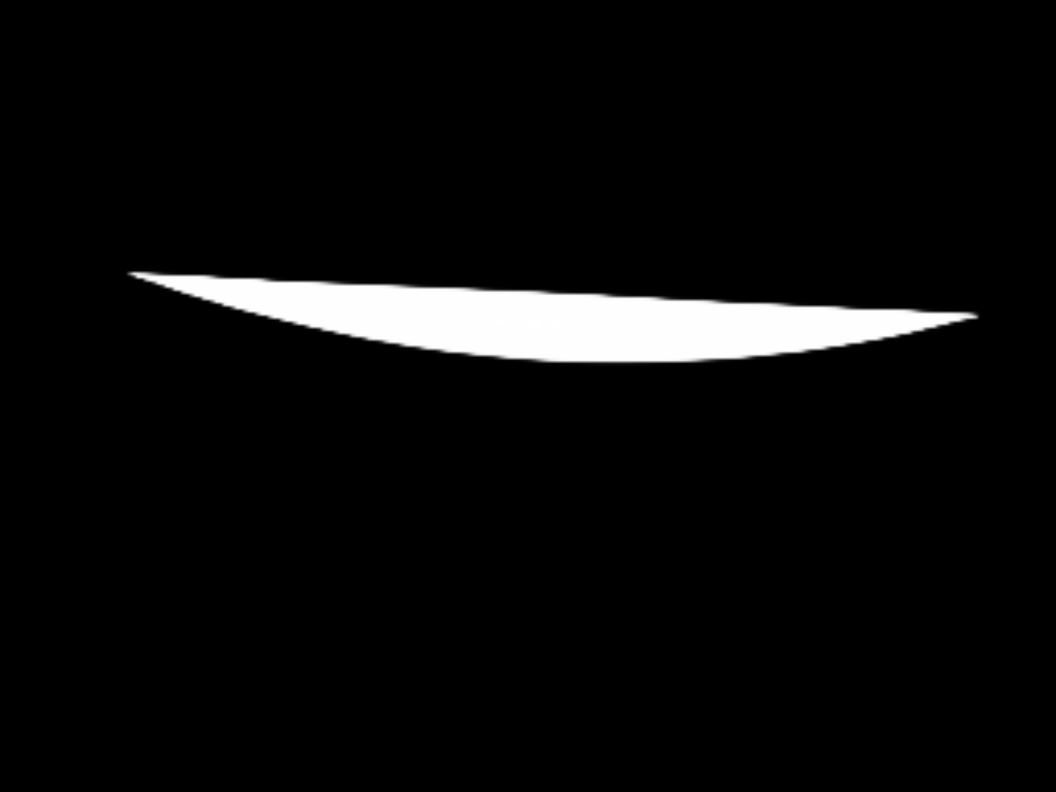
#> input picture image_png/DSC00309.png, 4224 x 3168 px (shown at 1/4 size)
$ python bezier.py   (older library calls are emulated)
#> lines starting #> are read from the running program, lines starting #| are printed output that depends on the picture; after the words box and inside, x2 and y2 are one past the last pixel; in counts of white or black regions, pixels touching at a corner belong together
import numpy as np
import cv2
import pandas as pd
import matplotlib
import matplotlib.pyplot as plt
from skimage import morphology
from scipy import ndimage
plt.rcParams['font.sans-serif']=['Microsoft YaHei']
matplotlib.use(backend='Qt5Agg')

img_path = './image_png/DSC00309.png'  # 1200万像素
img = cv2.imread(img_path)
#> img is the input picture: shape (3168, 4224, 3); min 0, max 255, mean 11.8
gray = cv2.cvtColor(img, cv2.COLOR_RGB2GRAY)
gray = cv2.GaussianBlur(gray,(5,5),0)
ret, BW = cv2.threshold(gray, 100, 1, cv2.THRESH_BINARY)
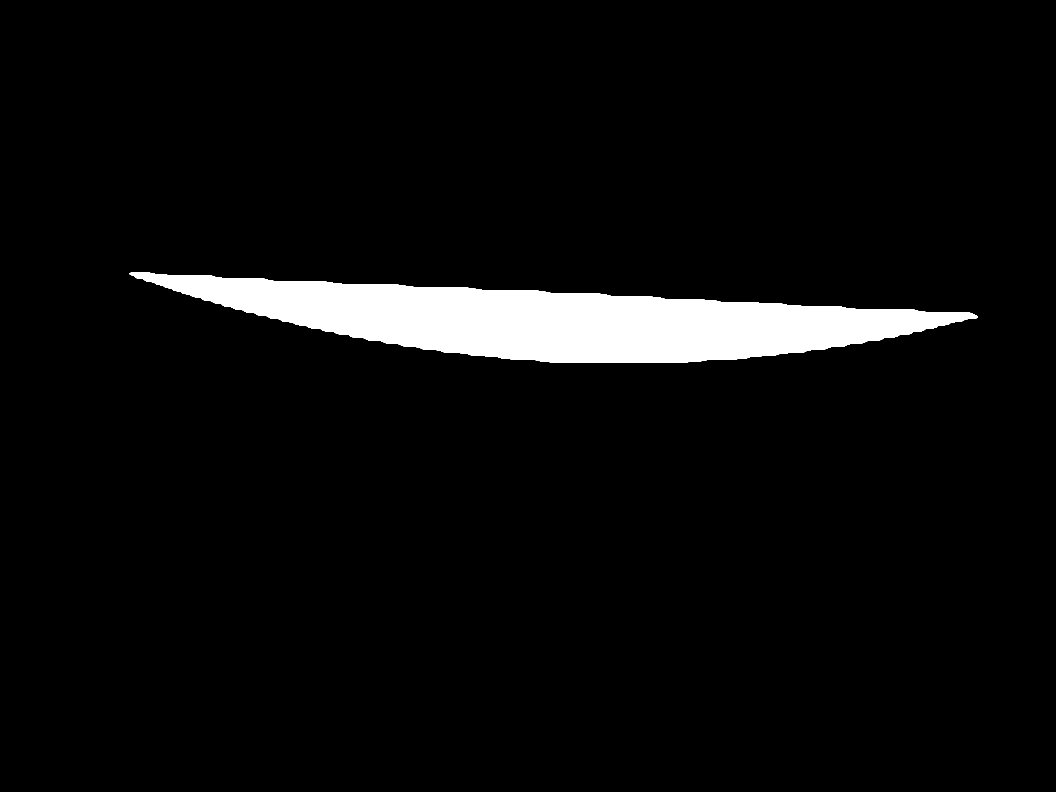
#> BW: shape (3168, 4224) (shown at 1/4 size); values 0 (black) and 1 (white), 4.7% white; 1 white region
# [19 lines of commented-out code are left out]
contours, hierarchy = cv2.findContours(BW,cv2.RETR_EXTERNAL,cv2.CHAIN_APPROX_NONE)
#> contours = 1 contour; box (x1, y1, x2, y2) and area: (518, 1088, 3910, 1450) 629184
px = np.array(contours[0][:, :, 0]).squeeze()  # W
#> px = 6788 values, max 3909 at index 3409, min 518 at index 15, mean 2213.5
py = np.array(contours[0][:, :, 1]).squeeze()  # H
#> py = 6788 values, max 1449 at index 1859, min 1088 at index 0, mean 1264.8
# 提取比例因子
factor = 2/(max(px) - min(px))
#> factor = 0.00059

df = pd.DataFrame({'x': px, 'y': py})
#> df = table of 6788 rows and 2 columns
df = df[df['y']>=320]
df = df.groupby(['x']).max()
#> df = table of 3392 rows and 1 columns
df.index.name = 'index'
df['x'] = df.index
df['z'] = df['y'].rolling(200, axis=0, min_periods=None, center=True).mean()
df['y'] = df['z']
df = df.dropna(axis=0, how='any')
#> df = table of 3193 rows and 3 columns

# 消除台阶
# platform = np.array(df['y'].iloc[1:]) - np.array(df['y'].iloc[:-1])
# index = np.where(platform == 0)[0]
# df['z'] = df['x'].rolling(2, axis=0).mean()
# df['x'].iloc[index+1] = np.array(df['z'].iloc[index+1])
# df['x'].iloc[index] = np.array(df['z'].iloc[index+1])
# df.drop(['z'], axis=1, inplace=True)
# df.drop_duplicates(subset=None, keep='first', inplace=True)

df.sort_values('x', ascending=True, inplace=True)
# x = np.array(df['x']).astype(np.int)
# y = np.array(df['y']).astype(np.int)
px = np.array(df['x'])
#> px = 3193 values from 618 to 3810
py = np.array(df['y'])
#> py = 3193 values, max 1449 at index 1841, min 1132.6 at index 0, mean 1367.2

# [6 lines of commented-out code are left out]

print("最大像素点为{}，最小像素点为{}，共有像素点为{}".format(max(px),min(px),len(px)))
#| 最大像素点为3810，最小像素点为618，共有像素点为3193


# 图像距离和实际距离换算
px = px * factor
#> px = 3193 values from 0.364 to 2.25
py = py * factor
#> py = 3193 values, max 0.855 at index 1841, min 0.668 at index 0, mean 0.806
# [189 lines of commented-out code are left out]
length = len(px)
#> length = 3193
delta = 500
K = np.zeros(length)
#> K = 3193 values from 0 to 0

# 全部3274个像素，取局部600个像素
for i in range(delta, length-delta):
    # 2次多项式
    # c0 = np.polyfit(px[i - delta:i + delta], py[i - delta:i + delta], 2)
    # c1 = np.array([c0[0]*2, c0[1]*1])
    # c2 = np.array([c1[1]])

    # 3次多项式
    c0 = np.polyfit(px[i - delta:i + delta], py[i - delta:i + delta], 3)  # 挠曲线系数
    c1 = np.array([c0[0] * 3, c0[1] * 2, c0[2]])  # 1阶导函数系数
    c2 = np.array([c1[0] * 2, c1[1]])  # 2阶导函数系数

    # 4次多项式
    # c0 = np.polyfit(px[i - delta:i + delta], py[i - delta:i + delta], 4)  # 挠曲线系数
    # c1 = np.array([c0[0] * 4, c0[1] * 3, c0[2]*2])  # 1阶导函数系数
    # c2 = np.array([c1[0] * 3, c1[1]*2])  # 2阶导函数系数

    Y = np.poly1d(c0)
    ddy = np.poly1d(c2)
    dy = np.poly1d(c1)
    # y0[i] = Y(x[i])
    K[i] = ddy(px[i]) / ((1 + dy(px[i]) ** 2) ** (3 / 2))
#> this loop made 2193 passes
#> (c0, c1, c2) on passes 1 to 3: ([0.045, -0.236, 0.499, 0.516], [0.135, -0.473, 0.499], [0.27, -0.473]), ([0.0448, -0.236, 0.498, 0.516], [0.134, -0.472, 0.498], [0.269, -0.472]), ([0.0445, -0.235, 0.498, 0.516], [0.134, -0.471, 0.498], [0.267, -0.471])
#> after the loop, K = 3193 values, max 0 at index 0, min -0.338 at index 1453, mean -0.206

plt.figure(4)
s = np.array(range(length))
#> s = 3193 values from 0 to 3192
plt.plot(s, K)
plt.title('3次多项式拟合下半径为1的半圆曲率识别结果')
# plt.savefig('semicircle_3.png', dpi=1080)
plt.show()
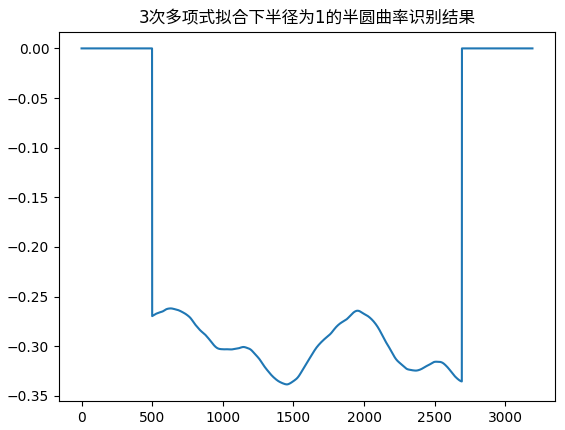
#> figure drawn by matplotlib, 1 panel; curve peaks at x = 0, y = 0
plt.close(4)

plt.figure(1)
origin = cv2.imread('./images/DSC00309.JPG')
plt.imshow(origin)
plt.plot(px/factor, py/factor, color='blue', marker='o',  linewidth=0.5, markersize=5)
plt.show()
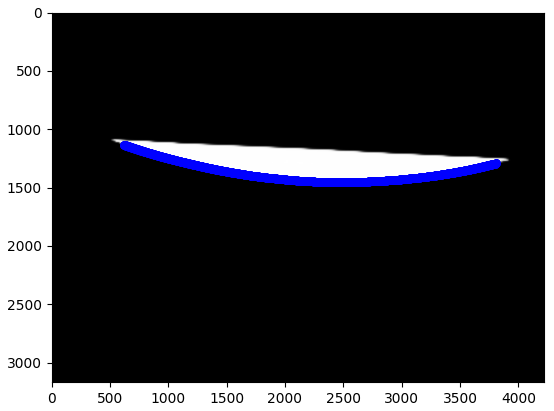
#> figure drawn by matplotlib, 1 panel
plt.close(1)

$ run again, with image_png/DSC00311.png copied over image_png/DSC00309.png
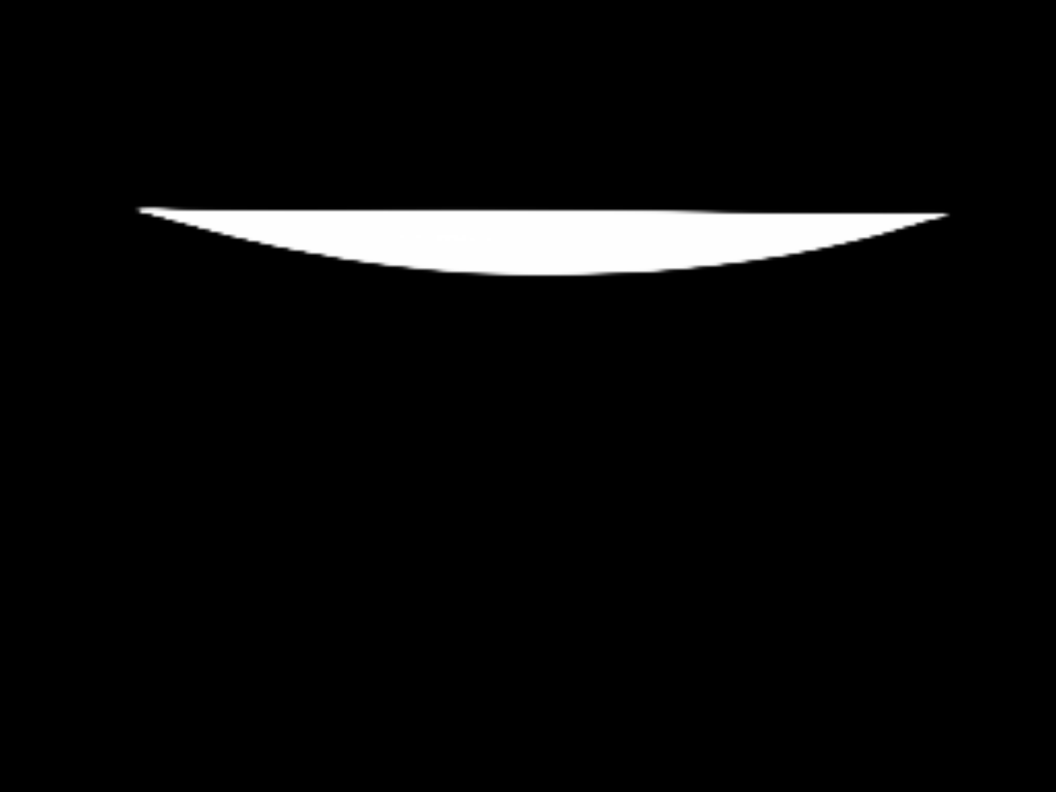
#> input picture image_png/DSC00311.png, 4224 x 3168 px (shown at 1/4 size)
#> img is the input picture: shape (3168, 4224, 3); min 0, max 255, mean 10.7
#> `ret, BW = cv2.threshold(gray, 100, 1, cv2.THRESH_BINARY)`:
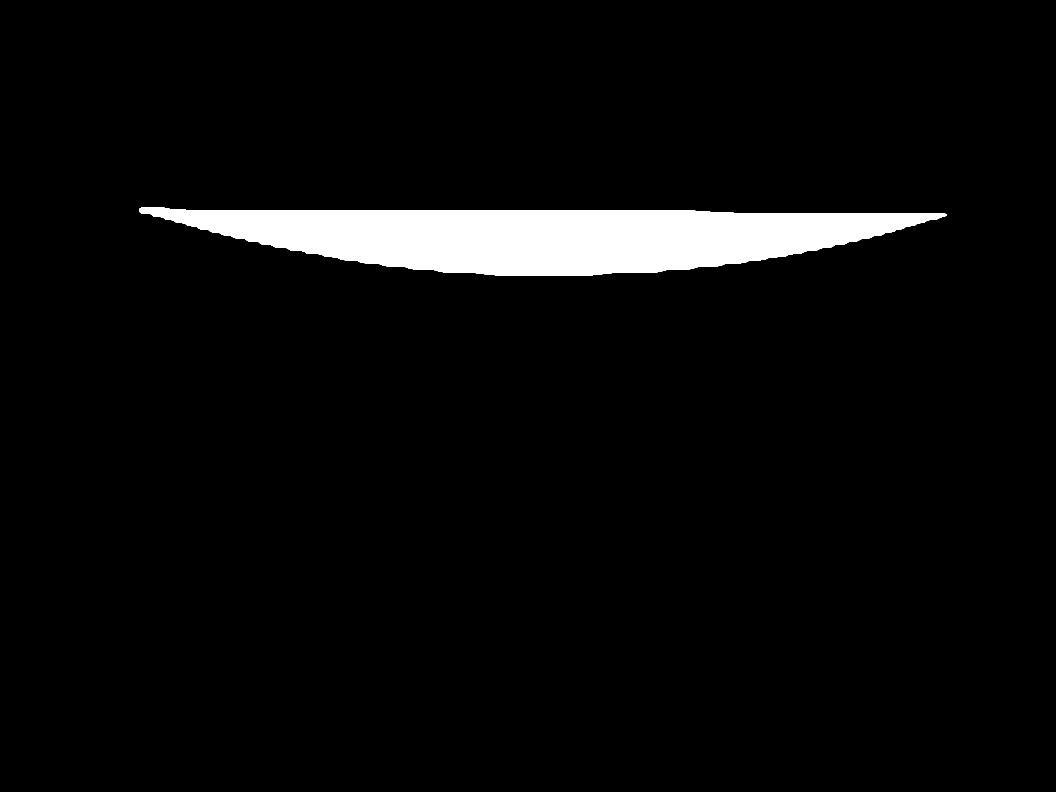
#> BW: shape (3168, 4224) (shown at 1/4 size); values 0 (black) and 1 (white), 4.3% white; 1 white region
#> contours = 1 contour; box (x1, y1, x2, y2) and area: (558, 829, 3788, 1103) 568824
#> `px = np.array(contours[0][:, :, 0]).squeeze()`: px = 6472 values, max 3787 at index 3259, min 558 at index 17, mean 2169.5
#> `py = np.array(contours[0][:, :, 1]).squeeze()`: py = 6472 values, max 1102 at index 1544, min 829 at index 0, mean 931.2
#> factor = 0.000619
#> `df = pd.DataFrame({'x': px, 'y': py})`: df = table of 6472 rows and 2 columns
#> `df = df.groupby(['x']).max()`: df = table of 3230 rows and 1 columns
#> `df = df.dropna(axis=0, how='any')`: df = table of 3031 rows and 3 columns
#> `px = np.array(df['x'])`: px = 3031 values from 658 to 3688
#> `py = np.array(df['y'])`: py = 3031 values, max 1102 at index 1514, min 874 at index 0, mean 1029
#| 最大像素点为3688，最小像素点为658，共有像素点为3031
#> `px = px * factor`: px = 3031 values from 0.408 to 2.28
#> `py = py * factor`: py = 3031 values, max 0.683 at index 1514, min 0.541 at index 0, mean 0.637
#> length = 3031
#> the loop `for i in range(delta, length-delta):` made 2031 passes
#> (c0, c1, c2) on passes 1 to 3: ([-0.00888, -0.131, 0.403, 0.399], [-0.0266, -0.261, 0.403], [-0.0533, -0.261]), ([-0.00868, -0.131, 0.403, 0.399], [-0.0261, -0.262, 0.403], [-0.0521, -0.262]), ([-0.00848, -0.132, 0.403, 0.399], [-0.0254, -0.263, 0.403], [-0.0509, -0.263])
#> after the loop `for i in range(delta, length-delta):`: K = 3031 values, max 0 at index 0, min -0.352 at index 2530, mean -0.203
#> `plt.show()`:
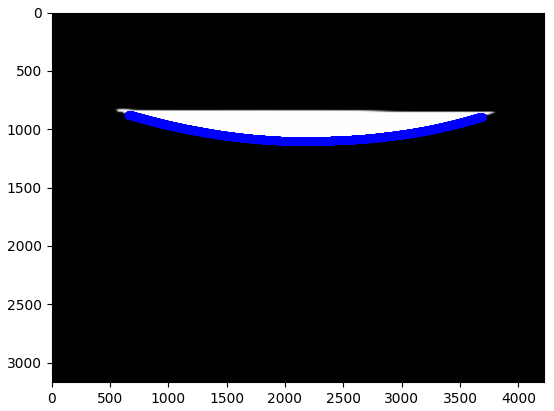
#> figure drawn by matplotlib, 1 panel
